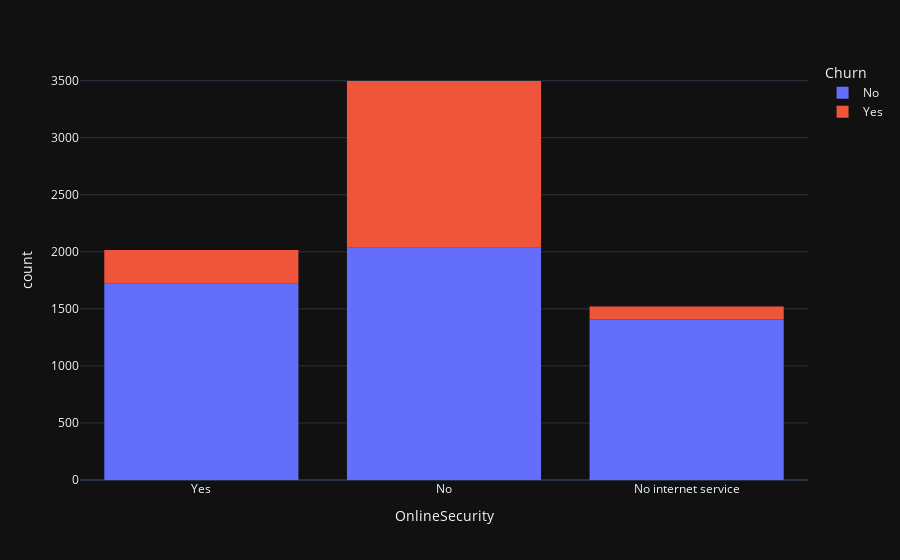

The cell this chart's notebook holds for it:
### Code cell
px.histogram(data, x='OnlineSecurity', color='Churn', template='plotly_dark')

### Figure 1 — Plotly figure (JSON) as saved in the notebook; plotly's stock layout.template omitted (floating-point values rounded to 4 significant figures; data arrays with more than 128 entries replaced by an {"elided": "..."} marker saying what was removed)
{"data": [{"alignmentgroup": "True", "bingroup": "x", "hovertemplate": "Churn=No<br>OnlineSecurity=%{x}<br>count=%{y}<extra></extra>", "legendgroup": "No", "marker": {"color": "#636efa", "pattern": {"shape": ""}}, "name": "No", "offsetgroup": "No", "orientation": "v", "showlegend": true, "type": "histogram", "x": {"elided": "5163 str values"}, "xaxis": "x", "yaxis": "y"}, {"alignmentgroup": "True", "bingroup": "x", "hovertemplate": "Churn=Yes<br>OnlineSecurity=%{x}<br>count=%{y}<extra></extra>", "legendgroup": "Yes", "marker": {"color": "#EF553B", "pattern": {"shape": ""}}, "name": "Yes", "offsetgroup": "Yes", "orientation": "v", "showlegend": true, "type": "histogram", "x": {"elided": "1869 str values"}, "xaxis": "x", "yaxis": "y"}], "layout": {"barmode": "relative", "legend": {"title": {"text": "Churn"}, "tracegroupgap": 0}, "margin": {"t": 60}, "xaxis": {"anchor": "y", "domain": [0, 1], "title": {"text": "OnlineSecurity"}}, "yaxis": {"anchor": "x", "domain": [0, 1], "title": {"text": "count"}}}}
